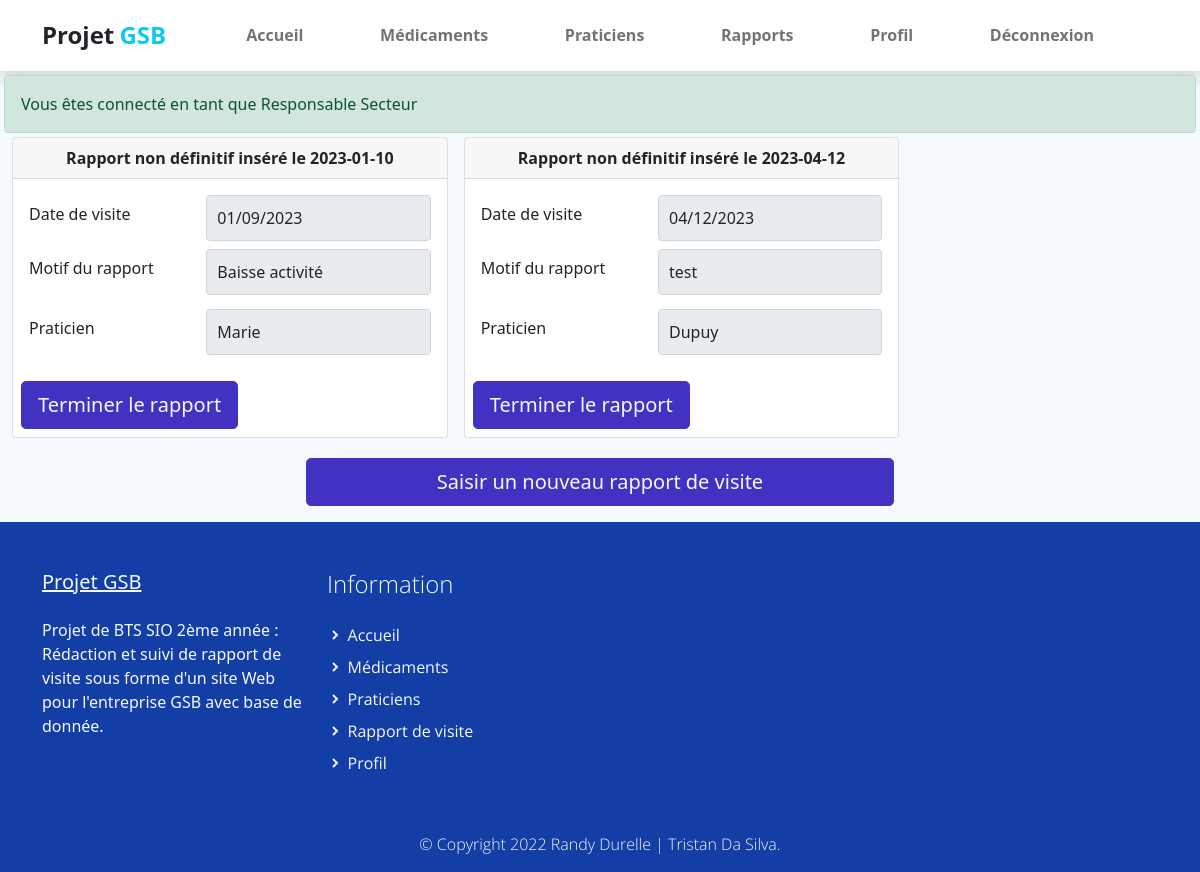
The app's page /index.php?uc=rapports&action=choisirRappNDF (signed in) with its own data.
### tables this page shows
CREATE TABLE IF NOT EXISTS `rapport_visite` (
  `COL_MATRICULE` varchar(10) NOT NULL,
  `RAP_NUM` int(11) NOT NULL,
  `PRA_NUM` int(11) NOT NULL,
  `RAP_DATEVISITE` date DEFAULT NULL,
  `RAP_BILAN` varchar(255) DEFAULT NULL,
  `RAP_MOTIFAUTRE` varchar(255) DEFAULT NULL,
  `RAP_DATESAISIE` date NOT NULL,
  `MOT_ID` int(11) NOT NULL,
  `PRA_NUM_REMP` int(11) DEFAULT NULL,
  `MED_DEPOTLEGAL_1` varchar(10) DEFAULT NULL,
  `MED_DEPOTLEGAL_2` varchar(10) DEFAULT NULL,
  `STATUS` char(1) NOT NULL,
  `RAP_ETAT` char(1) DEFAULT NULL,
  PRIMARY KEY (`COL_MATRICULE`,`RAP_NUM`),
  KEY `PRA_NUM` (`PRA_NUM`),
  KEY `COL_MATRICULE` (`COL_MATRICULE`),
  KEY `FK_rapport_visite_praticien_remp` (`PRA_NUM_REMP`),
  KEY `FK_rapport_visite_medicament` (`MED_DEPOTLEGAL_1`),
  KEY `FK_rapport_visite_medicament2` (`MED_DEPOTLEGAL_2`),
  KEY `FK_rapport_visite_motif` (`MOT_ID`)
);

CREATE TABLE IF NOT EXISTS `praticien` (
  `PRA_NUM` int(11) NOT NULL,
  `PRA_NOM` varchar(25) DEFAULT NULL,
  `PRA_PRENOM` varchar(30) DEFAULT NULL,
  `PRA_ADRESSE` varchar(50) DEFAULT NULL,
  `PRA_CP` varchar(5) DEFAULT NULL,
  `PRA_VILLE` varchar(25) DEFAULT NULL,
  `PRA_COEFNOTORIETE` float DEFAULT NULL,
  `TYP_CODE` varchar(3) DEFAULT NULL,
  `PRA_COEFFCONFIANCE` float NOT NULL DEFAULT 0,
  `PRA_COEFPRESCRIPTION` float NOT NULL DEFAULT 0,
  `REG_CODE` varchar(2) DEFAULT NULL,
  PRIMARY KEY (`PRA_NUM`),
  KEY `FK_praticien_region` (`REG_CODE`),
  KEY `TYP_CODE` (`TYP_CODE`)
);

### modele/rapport.modele.inc.php (called while the page is built, shortened)
<?php
function getRapportsVisitesNDF(string $matricule)
{
    try {
        $monPdo = connexionPDO();
        $ch = 'SELECT RAP_NUM, p.PRA_NOM, RAP_DATEVISITE, RAP_BILAN, RAP_MOTIFAUTRE, RAP_DATESAISIE, m.MOT_LIBELLE, med1.MED_NOMCOMMERCIAL as medicament1, med2.MED_NOMCOMMERCIAL as medicament2 FROM rapport_visite r
        INNER JOIN praticien p
        ON r.PRA_NUM=p.PRA_NUM
        INNER JOIN motifs m
        ON r.MOT_ID = m.MOT_ID
        LEFT JOIN medicament med1
        ON r.MED_DEPOTLEGAL_1 = med1.MED_DEPOTLEGAL
        LEFT JOIN medicament med2
        ON r.MED_DEPOTLEGAL_2 = med2.MED_DEPOTLEGAL
        WHERE COL_MATRICULE = :matricule AND STATUS = :carac';
        $req = $monPdo->prepare($ch);
        $req->bindValue(':matricule', $matricule, PDO::PARAM_STR);
        $req->bindValue(':carac', "A", PDO::PARAM_STR_CHAR);
        $req->execute();
        $res = $req->fetchAll(PDO::FETCH_ASSOC);
        return $res;
    } catch (PDOException $e) {
        print "Erreur !: " . $e->getMessage();
        die();
    }
}

### vues/v_choisirRappNDNC.php (the view)
<div class="container-fluid">
    <div class="d-flex flex-row flex-wrap gap-3">
        <?php
        foreach ($rapports as $rapport) {
        ?>
        <div class="card mb-1">
            <div class="card-header text-center fw-bold">
                Rapport non définitif inséré le <?= $rapport['RAP_DATESAISIE'] ?>
            </div>
            <div class="card-body">
                <div class="mb-2 row">
                    <label for="dateVisite" class="col-sm-5 col-form-label">Date de visite</label>
                    <div class="col-sm-7">
                        <?php
                        if (is_null($rapport['RAP_DATEVISITE'])) {
                        ?>
                            <input type="text" class="form-control" id="dateVisite" value="Date inconnue" readonly>
                            <?php
                        } else {
                        ?>
                            <input type="date" class="form-control" id="dateVisite" value="<?= $rapport['RAP_DATEVISITE'] ?>" readonly>
                        <?php } ?>
                    </div>
                </div>
                <div class="mb-1 row">
                    <label for="motif" class="col-sm-5 col-form-label">Motif du rapport</label>
                    <div class="col-sm-7">
                        <?php
                        if ($rapport['MOT_LIBELLE'] == "Autre") {
                        ?>
                            <input type="text"class="form-control" id="motif" value="<?= $rapport['RAP_MOTIFAUTRE'] ?>" readonly>
                        <?php
                        } else {
                        ?>
                            <input type="text"class="form-control" id="motif" value="<?= $rapport['MOT_LIBELLE'] ?>" readonly>
                        <?php } ?>
                    </div>
                </div>
                <div class="row">
                    <label for="praticien" class="col-sm-5 col-form-label">Praticien</label>
                    <div class="col-sm-7">
                        <input type="text" class="form-control" id="praticien" value="<?= $rapport['PRA_NOM'] ?>" readonly>
                    </div>
                </div>
            </div>
            <div class="mx-2 mb-2 align-items-center">
                <?php
                if ($delegue)
                {
                    ?>
                    <a href="index.php?uc=rapports&action=consulterRapport&idR=<?= $rapport['RAP_NUM'] ?>" type="button" class="btn btn-primary btn-lg">
                        Détails du rapport
                    </a>
                    <?php
                } else {
                ?>
                <a href="index.php?uc=rapports&action=terminerRapport&idR=<?= $rapport['RAP_NUM'] ?>" type="button" class="btn btn-primary btn-lg">
                    Terminer le rapport
                </a>
                <?php } ?>
            </div>
        </div>
        <?php
        }
        ?>
    </div>
    <div>
        <div class="d-grid my-3 col-6 mx-auto">
            <?php
            if (!$delegue)
            {
            ?>
                <a href="index.php?uc=rapports&action=saisirRapp" type="button" class="btn btn-primary btn-lg">
                    Saisir un nouveau rapport de visite
                </a>
            <?php } ?>
        </div>
    </div>
</div>

### assets/css/gsb.css (style rules this page uses)
p, a { font-weight: 400; }

### assets/css/custom.css (style rules this page uses)
body, html { height: 100%; margin: 0; padding: 0; }
body { background: #f6f9fe !important; width: 100%; position: relative; display: table; }
.form-control { position: relative; font-size: 16px; height: auto; padding: 10px; }
input[type="text"] { margin-bottom: 10px; }

### records on screen
rapport_visite: RAP_DATESAISIE "2023-01-10", RAP_DATEVISITE "01/09/2023", RAP_MOTIFAUTRE "Baisse activité", PRA_NUM.PRA_NOM "Marie"
rapport_visite: RAP_DATESAISIE "2023-04-12", RAP_DATEVISITE "04/12/2023", RAP_MOTIFAUTRE "test", PRA_NUM.PRA_NOM "Dupuy"

### other values on screen
$_SESSION['libHab'] "Responsable Secteur"
